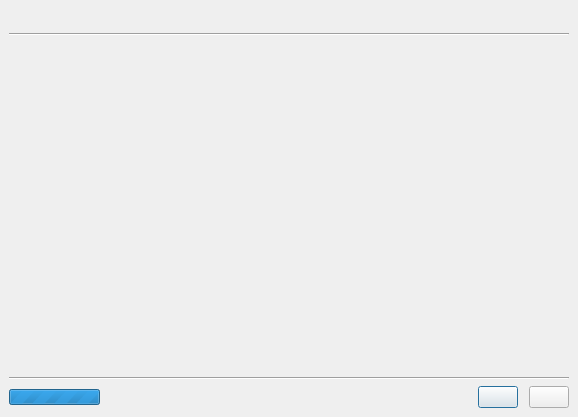
<ui version="4.0" >
 <comment>
 VPox frontends: Qt GUI ("VirtualPox"):

 Copyright (C) 2008-2020 Oracle Corporation

 This file is part of VirtualPox Open Source Edition (OSE), as
 available from http://www.virtualpox.org. This file is free software;
 you can redistribute it and/or modify it under the terms of the GNU
 General Public License (GPL) as published by the Free Software
 Foundation, in version 2 as it comes in the "COPYING" file of the
 VirtualPox OSE distribution. VirtualPox OSE is distributed in the
 hope that it will be useful, but WITHOUT ANY WARRANTY of any kind.
 </comment>
 <class>VPoxUpdateDlg</class>
 <widget class="QDialog" name="VPoxUpdateDlg" >
  <property name="geometry" >
   <rect>
    <x>0</x>
    <y>0</y>
    <width>578</width>
    <height>417</height>
   </rect>
  </property>
  <layout class="QVBoxLayout" >
   <property name="leftMargin" >
    <number>0</number>
   </property>
   <property name="topMargin" >
    <number>0</number>
   </property>
   <property name="rightMargin" >
    <number>0</number>
   </property>
   <property name="bottomMargin" >
    <number>0</number>
   </property>
   <item>
    <widget class="QStackedWidget" name="mPageStack" >
     <property name="currentIndex" >
      <number>0</number>
     </property>
     <widget class="QWidget" name="mPageUpdate" >
      <layout class="QVBoxLayout" >
       <item>
        <widget class="QLabel" name="mPageUpdateHdr" >
         <property name="font" >
          <font>
           <family>Arial</family>
           <pointsize>12</pointsize>
           <weight>75</weight>
           <bold>true</bold>
          </font>
         </property>
        </widget>
       </item>
       <item>
        <widget class="Line" name="line11" >
         <property name="orientation" >
          <enum>Qt::Horizontal</enum>
         </property>
        </widget>
       </item>
       <item>
        <layout class="QHBoxLayout" >
         <item>
          <widget class="QLabel" name="mLogoUpdate" >
           <property name="sizePolicy" >
            <sizepolicy vsizetype="Minimum" hsizetype="Maximum" >
             <horstretch>0</horstretch>
             <verstretch>0</verstretch>
            </sizepolicy>
           </property>
           <property name="autoFillBackground" >
            <bool>true</bool>
           </property>
           <property name="pixmap" >
            <pixmap resource="../VirtualPox1.qrc" >:/wizard_new_user.png</pixmap>
           </property>
           <property name="alignment" >
            <set>Qt::AlignLeading|Qt::AlignLeft|Qt::AlignTop</set>
           </property>
          </widget>
         </item>
         <item>
          <layout class="QVBoxLayout" >
           <item>
            <widget class="QILabel" name="mTextUpdateInfo" >
             <property name="sizePolicy" >
              <sizepolicy vsizetype="Minimum" hsizetype="Minimum" >
               <horstretch>0</horstretch>
               <verstretch>0</verstretch>
              </sizepolicy>
             </property>
             <property name="minimumSize" >
              <size>
               <width>300</width>
               <height>0</height>
              </size>
             </property>
             <property name="wordWrap" >
              <bool>true</bool>
             </property>
            </widget>
           </item>
           <item>
            <spacer>
             <property name="orientation" >
              <enum>Qt::Vertical</enum>
             </property>
             <property name="sizeType" >
              <enum>QSizePolicy::Expanding</enum>
             </property>
             <property name="sizeHint" >
              <size>
               <width>10</width>
               <height>0</height>
              </size>
             </property>
            </spacer>
           </item>
          </layout>
         </item>
        </layout>
       </item>
       <item>
        <widget class="Line" name="line12" >
         <property name="orientation" >
          <enum>Qt::Horizontal</enum>
         </property>
        </widget>
       </item>
       <item>
        <layout class="QHBoxLayout" >
         <item>
          <widget class="QProgressBar" name="mPbCheck" >
           <property name="sizePolicy" >
            <sizepolicy vsizetype="Fixed" hsizetype="Minimum" >
             <horstretch>0</horstretch>
             <verstretch>0</verstretch>
            </sizepolicy>
           </property>
           <property name="maximumSize" >
            <size>
             <width>16777215</width>
             <height>16</height>
            </size>
           </property>
           <property name="maximum" >
            <number>0</number>
           </property>
           <property name="value" >
            <number>-1</number>
           </property>
          </widget>
         </item>
         <item>
          <spacer>
           <property name="orientation" >
            <enum>Qt::Horizontal</enum>
           </property>
           <property name="sizeHint" >
            <size>
             <width>0</width>
             <height>0</height>
            </size>
           </property>
          </spacer>
         </item>
         <item>
          <widget class="QPushButton" name="mBtnCheck" >
           <property name="default" >
            <bool>true</bool>
           </property>
          </widget>
         </item>
         <item>
          <spacer>
           <property name="orientation" >
            <enum>Qt::Horizontal</enum>
           </property>
           <property name="sizeType" >
            <enum>QSizePolicy::Fixed</enum>
           </property>
           <property name="sizeHint" >
            <size>
             <width>5</width>
             <height>0</height>
            </size>
           </property>
          </spacer>
         </item>
         <item>
          <widget class="QPushButton" name="mBtnCancel" />
         </item>
        </layout>
       </item>
      </layout>
     </widget>
     <widget class="QWidget" name="mPageFinish" >
      <layout class="QVBoxLayout" >
       <item>
        <widget class="QLabel" name="mPageFinishHdr" >
         <property name="font" >
          <font>
           <family>Arial</family>
           <pointsize>12</pointsize>
           <weight>75</weight>
           <bold>true</bold>
          </font>
         </property>
        </widget>
       </item>
       <item>
        <widget class="Line" name="line11_3" >
         <property name="orientation" >
          <enum>Qt::Horizontal</enum>
         </property>
        </widget>
       </item>
       <item>
        <layout class="QHBoxLayout" >
         <item>
          <widget class="QLabel" name="mLogoFinish" >
           <property name="sizePolicy" >
            <sizepolicy vsizetype="Minimum" hsizetype="Maximum" >
             <horstretch>0</horstretch>
             <verstretch>0</verstretch>
            </sizepolicy>
           </property>
           <property name="autoFillBackground" >
            <bool>true</bool>
           </property>
           <property name="pixmap" >
            <pixmap resource="../VirtualPox1.qrc" >:/wizard_new_user.png</pixmap>
           </property>
           <property name="alignment" >
            <set>Qt::AlignLeading|Qt::AlignLeft|Qt::AlignTop</set>
           </property>
          </widget>
         </item>
         <item>
          <layout class="QVBoxLayout" >
           <item>
            <layout class="QVBoxLayout" >
             <property name="spacing" >
              <number>10</number>
             </property>
             <item>
              <widget class="QILabel" name="mTextSuccessInfo" >
               <property name="sizePolicy" >
                <sizepolicy vsizetype="Minimum" hsizetype="Minimum" >
                 <horstretch>0</horstretch>
                 <verstretch>0</verstretch>
                </sizepolicy>
               </property>
               <property name="minimumSize" >
                <size>
                 <width>300</width>
                 <height>0</height>
                </size>
               </property>
               <property name="wordWrap" >
                <bool>true</bool>
               </property>
              </widget>
             </item>
             <item>
              <widget class="QILabel" name="mTextFailureInfo" >
               <property name="sizePolicy" >
                <sizepolicy vsizetype="Minimum" hsizetype="Minimum" >
                 <horstretch>0</horstretch>
                 <verstretch>0</verstretch>
                </sizepolicy>
               </property>
               <property name="minimumSize" >
                <size>
                 <width>300</width>
                 <height>0</height>
                </size>
               </property>
               <property name="wordWrap" >
                <bool>true</bool>
               </property>
              </widget>
             </item>
             <item>
              <widget class="QLabel" name="mTextNotFoundInfo" >
               <property name="sizePolicy" >
                <sizepolicy vsizetype="Minimum" hsizetype="Minimum" >
                 <horstretch>0</horstretch>
                 <verstretch>0</verstretch>
                </sizepolicy>
               </property>
               <property name="minimumSize" >
                <size>
                 <width>300</width>
                 <height>0</height>
                </size>
               </property>
               <property name="wordWrap" >
                <bool>true</bool>
               </property>
              </widget>
             </item>
            </layout>
           </item>
           <item>
            <spacer>
             <property name="orientation" >
              <enum>Qt::Vertical</enum>
             </property>
             <property name="sizeType" >
              <enum>QSizePolicy::Expanding</enum>
             </property>
             <property name="sizeHint" >
              <size>
               <width>10</width>
               <height>0</height>
              </size>
             </property>
            </spacer>
           </item>
          </layout>
         </item>
        </layout>
       </item>
       <item>
        <widget class="Line" name="line12_3" >
         <property name="orientation" >
          <enum>Qt::Horizontal</enum>
         </property>
        </widget>
       </item>
       <item>
        <layout class="QHBoxLayout" >
         <item>
          <spacer>
           <property name="orientation" >
            <enum>Qt::Horizontal</enum>
           </property>
           <property name="sizeHint" >
            <size>
             <width>0</width>
             <height>0</height>
            </size>
           </property>
          </spacer>
         </item>
         <item>
          <widget class="QPushButton" name="mBtnFinish" >
           <property name="default" >
            <bool>true</bool>
           </property>
          </widget>
         </item>
        </layout>
       </item>
      </layout>
     </widget>
    </widget>
   </item>
  </layout>
 </widget>
 <customwidgets>
  <customwidget>
   <class>QILabel</class>
   <extends>QLabel</extends>
   <header>QILabel.h</header>
  </customwidget>
 </customwidgets>
 <tabstops>
  <tabstop>mBtnCheck</tabstop>
 </tabstops>
 <resources>
  <include location="../VirtualPox1.qrc" />
 </resources>
 <connections/>
</ui>
